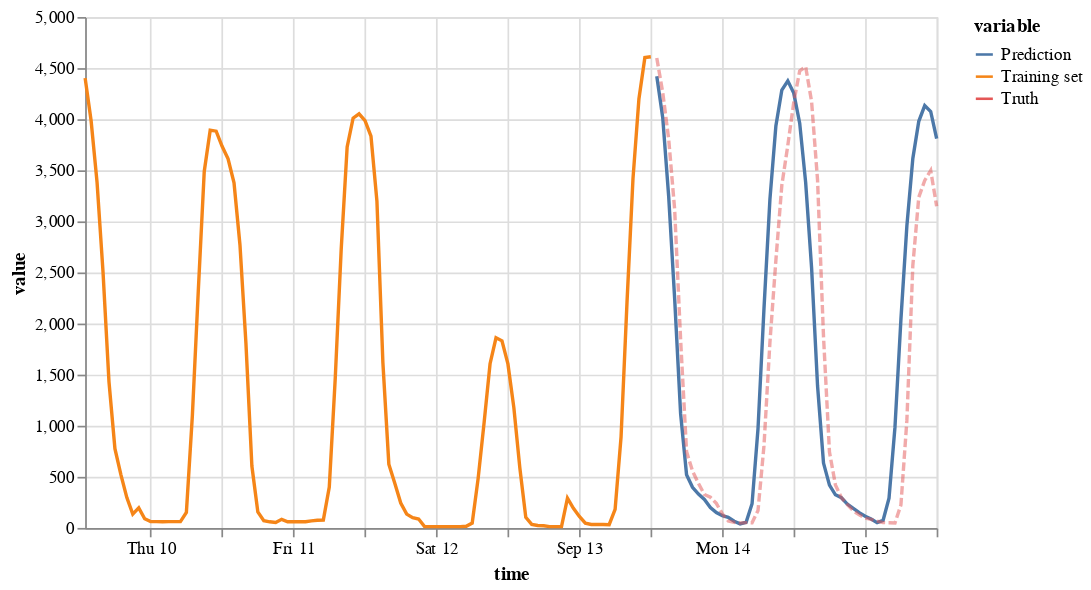

This figure's notebook cell:
### Code cell
on.plots.prediction(train[-96:], pred, test[:48])

### Figure 1 — Vega specification as saved in the notebook (floating-point values rounded to 4 significant figures; data arrays with more than 128 entries replaced by an {"elided": "..."} marker saying what was removed)
{"$schema": "https://vega.github.io/schema/vega/v5.json", "data": [{"name": "source_0", "values": {"elided": "192 records"}, "transform": [{"type": "formula", "expr": "toDate(datum['time'])", "as": "time"}]}, {"name": "source_0_y_domain_value", "values": [{"min": 13.0, "max": 4611.0}]}, {"name": "source_0_color_domain_variable", "values": [{"variable": "Training set"}, {"variable": "Prediction"}, {"variable": "Truth"}]}], "marks": [{"type": "group", "name": "pathgroup", "from": {"facet": {"data": "source_0", "name": "faceted_path_main", "groupby": ["variable"]}}, "encode": {"update": {"height": {"field": {"signal": null, "datum": null, "group": "height", "parent": null}}, "width": {"field": {"signal": null, "datum": null, "group": "width", "parent": null}}}}, "marks": [{"type": "line", "name": "marks", "from": {"data": "faceted_path_main"}, "sort": {"field": "datum[\"time\"]"}, "encode": {"update": {"x": {"field": "time", "scale": "x"}, "defined": {"signal": "isValid(datum[\"time\"]) && isFinite(+datum[\"time\"]) && isValid(datum[\"value\"]) && isFinite(+datum[\"value\"])"}, "opacity": [{"value": 0.5, "test": "(datum.variable === 'Truth')"}, {"value": 1}], "stroke": {"field": "variable", "scale": "color"}, "description": {"signal": "\"time: \" + (timeFormat(datum[\"time\"], '%b %d, %Y')) + \"; value: \" + (format(datum[\"value\"], \"\")) + \"; variable: \" + (isValid(datum[\"variable\"]) ? datum[\"variable\"] : \"\"+datum[\"variable\"])"}, "strokeDash": [{"value": [5, 2], "test": "(datum.variable === 'Truth')"}, {"value": [0]}], "y": {"field": "value", "scale": "y"}}}, "style": ["line"]}]}], "scales": [{"name": "x", "type": "time", "domain": {"data": "source_0", "field": "time"}, "range": [0, {"signal": "width"}]}, {"name": "y", "type": "linear", "domain": [{"signal": "(data(\"source_0_y_domain_value\")[0] || {}).min"}, {"signal": "(data(\"source_0_y_domain_value\")[0] || {}).max"}], "range": [{"signal": "height"}, 0], "zero": true, "nice": true}, {"name": "color", "type": "ordinal", "domain": {"data": "source_0_color_domain_variable", "field": "variable", "sort": true}, "range": "category"}], "axes": [{"scale": "x", "ticks": false, "maxExtent": 0, "tickCount": {"signal": "ceil(width/40)"}, "gridScale": "y", "labels": false, "grid": true, "zindex": 0, "orient": "bottom", "aria": false, "domain": false, "minExtent": 0}, {"scale": "y", "domain": false, "tickCount": {"signal": "ceil(height/40)"}, "aria": false, "minExtent": 0, "zindex": 0, "ticks": false, "gridScale": "x", "labels": false, "grid": true, "maxExtent": 0, "orient": "left"}, {"scale": "x", "tickCount": {"signal": "ceil(width/40)"}, "title": "time", "grid": false, "orient": "bottom", "labelOverlap": true, "zindex": 0, "labelFlush": true}, {"scale": "y", "zindex": 0, "tickCount": {"signal": "ceil(height/40)"}, "orient": "left", "grid": false, "title": "value", "labelOverlap": true}], "style": "cell", "height": 300, "legends": [{"stroke": "color", "symbolType": "stroke", "title": "variable", "encode": {"symbols": {"update": {"opacity": {"value": 1}}}}}], "width": 500, "background": "white", "padding": 5}
